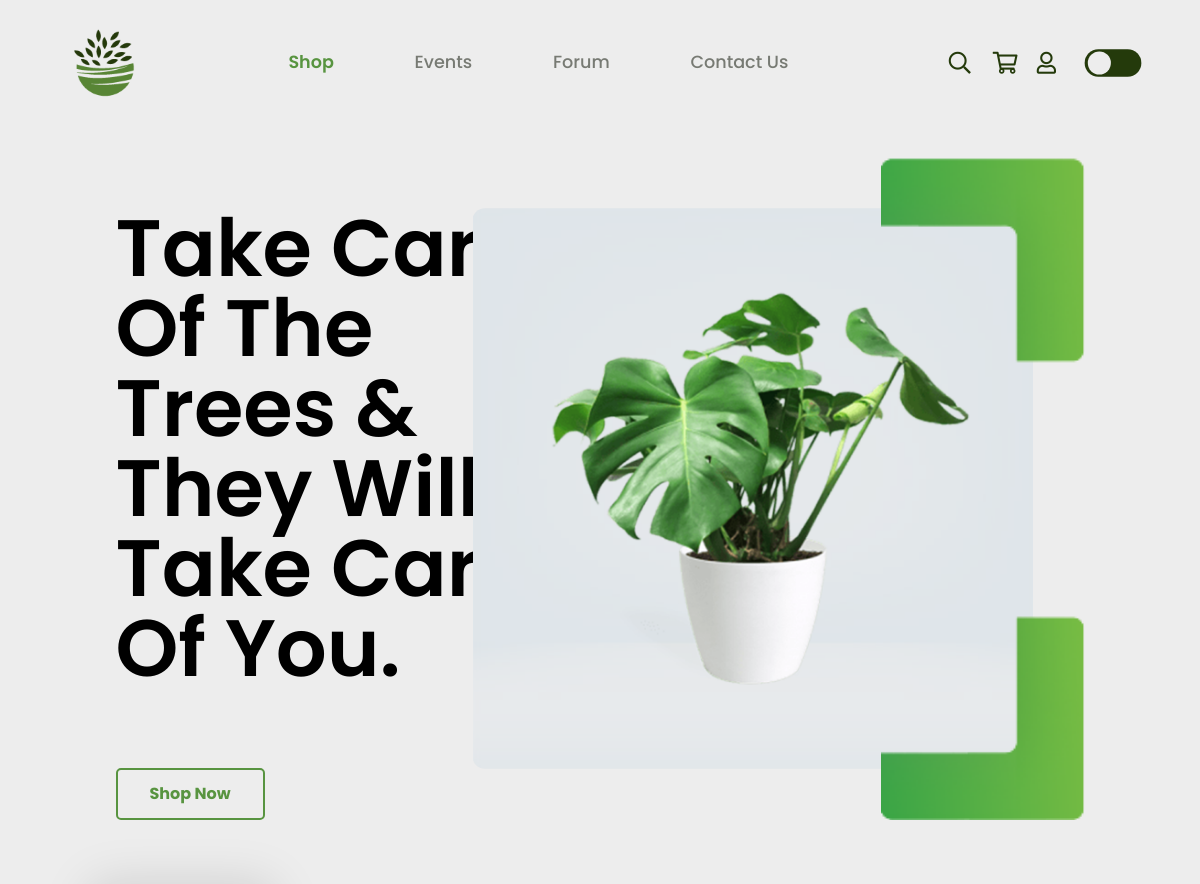
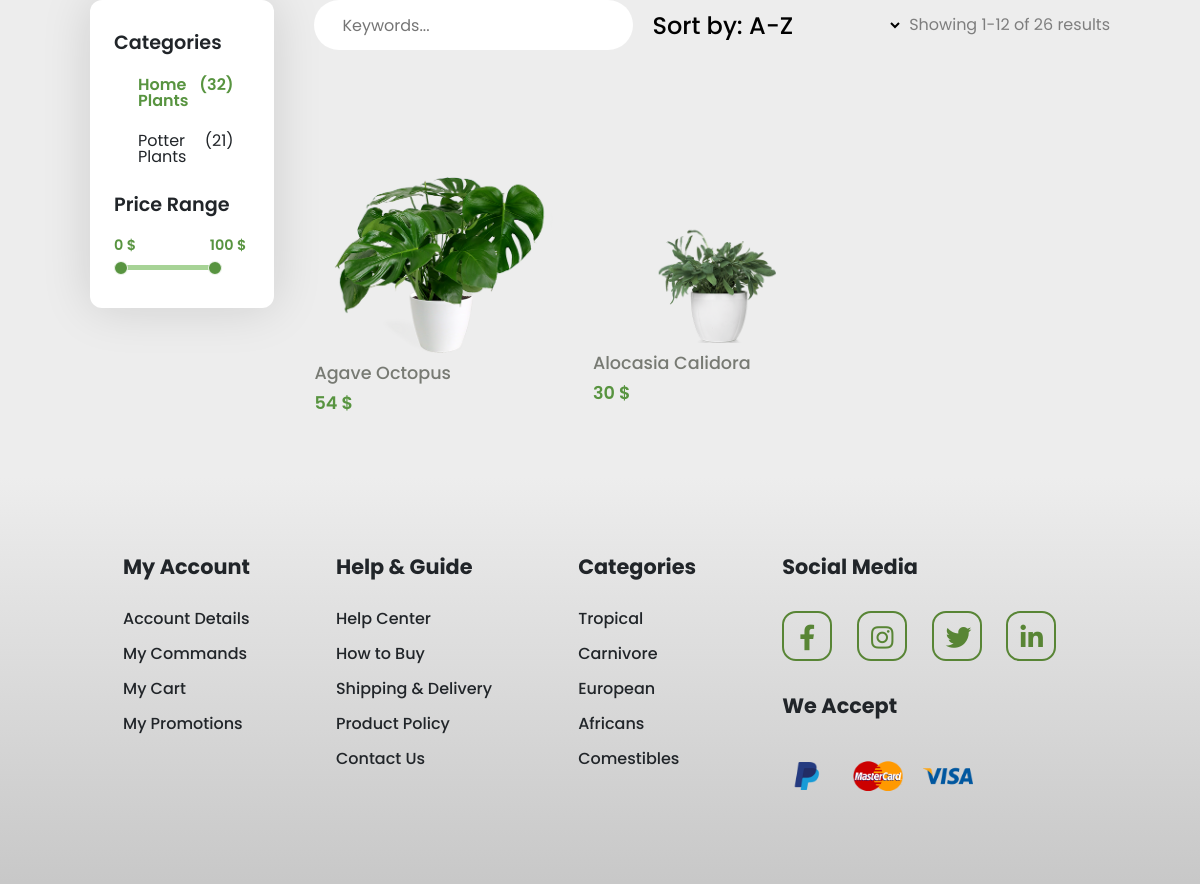
The app's page /website/index.php?page=shop with its own data (2 pictures, top to bottom).
### tables this page shows
CREATE TABLE product(
   product_id INT AUTO_INCREMENT,
   name VARCHAR(50)  NOT NULL,
   short_description VARCHAR(250)  NOT NULL,
   long_description VARCHAR(500)  NOT NULL,
   price_excl_tax DECIMAL(15,2)   NOT NULL,
   stock_quantity INT NOT NULL,
   shipping_cost DECIMAL(6,2)   NOT NULL,
   tax_id INT NOT NULL,
   image_id INT NOT NULL,
   category_id INT NOT NULL,
   PRIMARY KEY(product_id),
   FOREIGN KEY(tax_id) REFERENCES tax(tax_id),
   FOREIGN KEY(image_id) REFERENCES image(image_id),
   FOREIGN KEY(category_id) REFERENCES category(category_id)
);

CREATE TABLE image(
   image_id INT AUTO_INCREMENT,
   url VARCHAR(255)  NOT NULL,
   PRIMARY KEY(image_id)
);

CREATE TABLE tax(
   tax_id INT AUTO_INCREMENT,
   rate DECIMAL(15,2)   NOT NULL,
   PRIMARY KEY(tax_id)
);

### database/DBController.php (called while the page is built, shortened)
<?php
    class DBController
    {
        protected $host = '127.0.0.1';
        protected $user = 'root';
        protected $pwd = '#Apomposelli1';
        protected $database = 'tropicalinterior';
        public function __construct()
        {
            $this->con = mysqli_connect($this->host, $this->user, $this->pwd, $this->database);
        }
    }
?>

### utilities.php (called while the page is built, shortened)
<?php
    function debug_to_console($data) {
        $output = $data;
    }
    require(__DIR__."/database/DBController.php");
    $db = new DBController();
    require(__DIR__."/database/CustomRequest.php");
    $customRequest = new CustomRequest($db);
?>

### database/CustomRequest.php (called while the page is built, shortened)
<?php
    class CustomRequest
    {
        public $db = null;
        public function __construct(DBController $db)
        {
            $this->db = $db;
        }
        public function getData($query)
        {
            $result = $this->db->con->query($query);
            $resultArray = array();
            while($item = mysqli_fetch_array($result, MYSQLI_ASSOC))
            {
                $resultArray[] = $item;
            }
            return $resultArray;
        }
    }
?>

### website/pages/shop.php (the view, shortened to what this page needs)
<div class="shop_main_container">
    <div class="design_section_container">
        <div class="title_button_container">
            <p class="graphics_title">Take Care Of The Trees & They Will Take Care Of You.</p>
            <div class="shop_now_button">Shop Now</div>
        </div>
        <div class="design_graphics_container">
            <img src="/website/graphics/img/shop-example-design-product.png" alt="plant-image" class="design_plant_image">
            <img src="/website/graphics/img/shop-design-shape.png" alt="design-shape" class="design_shape_image">
        </div>
    </div>
    <div class="selection_section_main_container">
        <div class="filters_sidebar_container">
            <p class="filter_title">Categories</p>
            <div class="selected filter_category_filter_item">
                <p class="filter_category_filter_name">Home Plants</p>
                <p class="filter_category_filter_amount">(32)</p>
            </div>
            <div class="filter_category_filter_item">
                <p class="filter_category_filter_name">Potter Plants</p>
                <p class="filter_category_filter_amount">(21)</p>
            </div>
            <p class="filter_title">Price Range</p>
            <div class="filter_range_wrapper">
                <div class="filter_range_values">
                    <p id="range-1">0</p>
                    <p id="range-2">100</p>
                </div>
                <div class="double-range-slider-container">
                    <div class="slider-track"></div>
                </div>
            </div>
        </div>
        <div class="sort_results_products_container">
            <div class="sort_results_container">
                <input type="text" placeholder="Keywords..." class="sort_search_bar">
                <select class="sort_by_dropdown" name="sorting_dropdown" class="sorting_dropdown">
                    <option value="Name_A_To_Z">Sort by: A-Z</option>
                </select>
                <p class="showing_results">Showing 1-12 of 26 results</p>
            </div>
            <div class="products_grid_container">
                <?php
                $products = $customRequest->getData(
                    "SELECT p.product_id, p.name, p.price_excl_tax, t.rate AS tax_rate, i.url AS image_url
                    FROM product p
                    LEFT JOIN (tax t CROSS JOIN image i) ON (p.tax_id = t.tax_id AND p.image_id = i.image_id);
                    ");
                ?>
                <?php foreach($products as $product) { ?>
                    <a href="/website/pages/selected-product.php?product_id=<?= $product['product_id'] ?>" class="product_card_item">
                        <img class="product_card_image"src="<?= $product['image_url'] ?>" alt="product_image">
                        <p class="product_card_name"><?= $product['name'] ?></p>
                        <p class="product_card_price"><?= ($product['price_excl_tax'] + ($product['price_excl_tax'] * $product['tax_rate'] / 100)) ?> $</p>
                    </a>
                <?php } ?>
            </div>
        </div>
    </div>
</div>

### website/css/global.css (style rules this page uses)
body { width: 100%; background-color: #ededed; display: flex; flex-direction: column; align-items: center; margin: 0; line-height: 1; transition: background-color 0.2s linear; }

### website/css/navbar.css (style rules this page uses)
a, a:hover, a:focus, a:active { text-decoration: none; color: #777a73; }

### website/css/shop.css (style rules this page uses)
.shop_main_container { display: flex; flex-direction: column; justify-content: center; width: 85%; }
.design_section_container { display: flex; justify-content: space-around; min-height: 600px; margin: 2em 0px 4em 0px; }
.title_button_container { display: flex; flex-direction: column; width: 45%; }
.design_graphics_container { width: 45%; position: relative; }
.graphics_title { padding-top: 3.2rem; color: #000; font-size: 5rem; font-weight: 600; margin-bottom: 5rem; }
.shop_now_button { width: fit-content; color: #589440; font-weight: 700; border: 2px solid #589440; border-radius: 5px; padding: 1em 2em; cursor: pointer; }
.design_shape_image, .design_plant_image { position: absolute; right: 0; }
.design_shape_image { height: 100%; }
.design_plant_image { height: 100%; padding: 3.2em; border-radius: 4em; }
.selection_section_main_container { display: flex; justify-content: space-between; margin-bottom: 4em; }
.filters_sidebar_container { background-color: #fff; border-radius: 12px; padding: 0.2em 2.5em 2.5em 1.5em; box-shadow: 0px 0px 50px #00000022; width: 18%; height: fit-content; }
.filters_sidebar_container * { -webkit-touch-callout: none; -webkit-user-select: none; -khtml-user-select: none; -moz-user-select: none; -ms-user-select: none; user-select: none; }
.filter_title { font-size: 1.2rem; font-weight: 600; margin: 30px 0px 24px 0px; }
.filter_category_filter_item.selected > .filter_category_filter_name, .filter_category_filter_item.selected > .filter_category_filter_amount { color: #589440; font-weight: 600; }
.filter_category_filter_item { padding-left: 1.5em; display: flex; justify-content: space-between; width: 100%; margin-bottom: 24px; }
.filter_range_wrapper { width: 90%; }
.double-range-slider-container { position: relative; }
.slider-track { width: 100%; height: 5px; background: #6db65099; border-radius: 3px; position: absolute; margin: auto; top: 0; bottom: 0; }
.filter_range_values { position: relative; display: flex; justify-content: space-between; width: 100%; right: 0; margin-bottom: 30px; text-align: center; font-weight: 400; font-size: 1rem; line-height: 15px; color: #589440; font-weight: 600; text-transform: uppercase; }
.filter_range_values > p { left: 0; font-size: 0.9rem; white-space: nowrap; position: absolute; margin-left: 50%; }
.sort_results_products_container { width: 78%; }
.sort_results_container { display: flex; justify-content: space-between; align-items: center; width: 100%; margin: 0 0 3em 0; }
.sort_search_bar { padding: 0 1.75em 0 1.75em; background-color: #fff; width: 40%; height: 50px; border-radius: 40px; margin-right: 10px; }
.sort_by_dropdown { font-size: 1.5rem; font-weight: 500; background-color: #00000000; }
.showing_results { color: #7e7e7e; }
.products_grid_container { display: grid; grid-template-columns: repeat(3, 1fr); grid-gap: 2.5em; }
.product_card_image { width: 100%; border-radius: 12px; margin-bottom: 12px; }
.product_card_name { font-size: 1.1rem; font-weight: 500; margin-bottom: 12px; }
.product_card_price { color: #589440; font-size: 1.1rem; font-weight: 600; }

### records on screen
product: image.url (picture), name "Agave Octopus", price_excl_tax.rate "54"
product: image.url (picture), name "Alocasia Calidora", price_excl_tax.rate "30"
